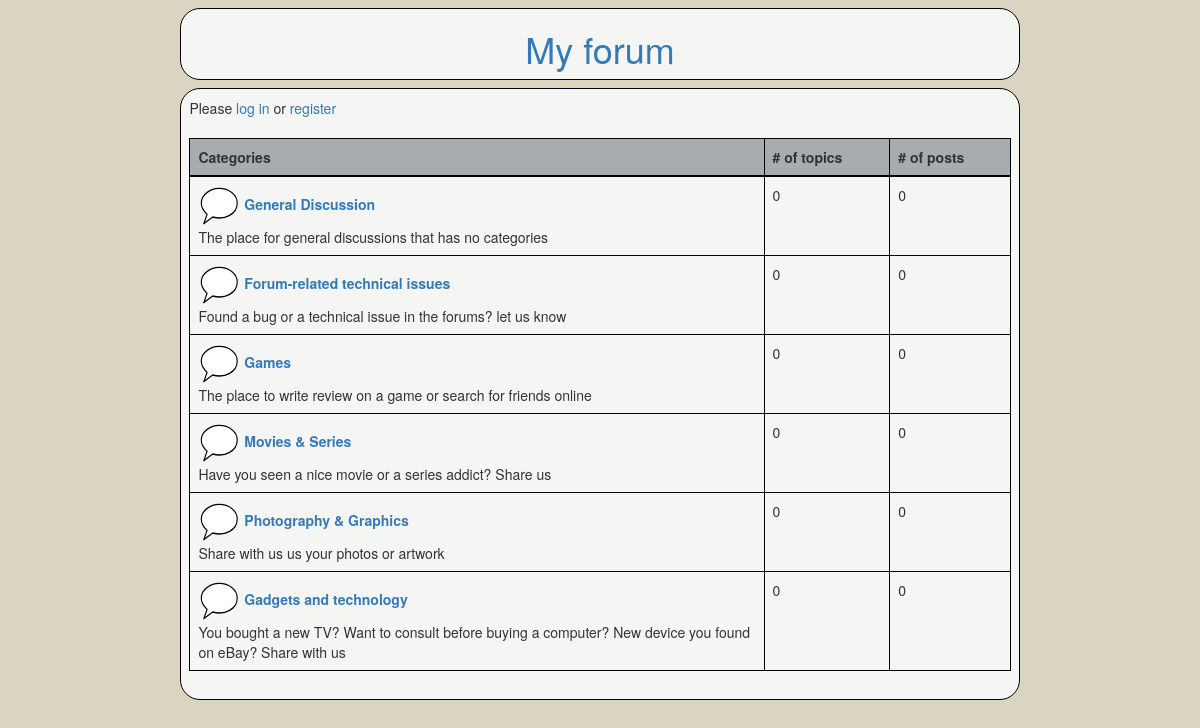
The page / on the database its author committed.
### tables this page shows
CREATE TABLE `categories` (
  `cat_id` int(8) NOT NULL,
  `cat_name` varchar(255) NOT NULL,
  `cat_description` varchar(255) NOT NULL,
  `cat_visible` tinyint(1) NOT NULL DEFAULT '1'
);

### dbmanager.php (called while the page is built, shortened)
<?php
class DBConnection {
    protected static $server = 'localhost';
    protected static $user = 'root';
    protected static $password = '';
    protected static $db = 'myforum';
    protected static $connectionString;
    public static function getServer() {
        return self::$server;
    }
    public static function getUser() {
        return self::$user;
    }
    public static function getPassword() {
        return self::$password;
    }
    public static function getDB() {
        return self::$db;
    }
    public static function getDBConnection() {
        if (!self::$connectionString) {
            self::$connectionString = mysqli_connect(self::getServer(), self::getUser(), self::getPassword());
            $db_selected = mysqli_select_db(self::$connectionString, self::getDB());
        }
        return self::$connectionString;
    }
    public static function _executeSelectQuery($sql) {
        $result = mysqli_query(self::$connectionString, $sql);
        $numResults = mysqli_num_rows($result);
        if ($numResults == 0) {
            return false;
        } else {
            return $result;
        }
    }
}
?>

### utils.php (the view, shortened to what this page needs)
<?php
include_once 'dbmanager.php';
class Utils {
    public static function getCategories() {
        $res = DBConnection::_executeSelectQuery("SELECT * FROM categories WHERE cat_visible = 1");
        if ($res === false) {
            $res = array();
            $res['status'] = 'Error';
            $res['message'] = self::CATEGORIES_NOT_FOUND;
            return $res;
        } else {
            $response = '<table class="table table-bordered"><thead><tr style="background-color:#a7acaf;"><th style = "width:70%;">Categories</th><th># of topics</th><th># of posts</th></tr></thead><tbody>';
            while ($row = mysqli_fetch_array($res)) {
                $num_of_topics = self::_getNumberOfTopics($row['cat_id']);
                $num_of_posts = self::_getNumberOfPostsByCategory($row['cat_id']);
                $response = $response . '<tr><td><img src="assets/Speech_balloon.svg" alt="Smiley face" height="42" width="42"><a href="forum_display.php?id=' . $row['cat_id'] . '"><strong> ' . $row['cat_name'] . '</strong></a><br>' . $row['cat_description'] . '</td>
                    <td>' . $num_of_topics . '</td>
                    <td>' . $num_of_posts . '</td>
                  </tr>';
            }
            $response = $response . '</tbody></table>';
            return $response;
        }
    }
    private static function _getNumberOfTopics($cat_id) {
        $res = DBConnection::_executeSelectQuery("SELECT * FROM topics WHERE topic_cat = '" . $cat_id . "'");
        if ($res === false) {
            return 0;
        } else {
            return mysqli_num_rows($res);
        }
    }
    private static function _getNumberOfPostsByCategory($cat_id) {
        $res = DBConnection::_executeSelectQuery("SELECT * FROM posts, topics WHERE post_topic = topic_id and topic_cat = '" . $cat_id . "'");
        if ($res === false) {
            return 0;
        } else {
            return mysqli_num_rows($res);
        }
    }
}
?>

### header.php (shortened to what this page needs)
<!DOCTYPE html PUBLIC "-//W3C//DTD XHTML 1.0 Strict//EN"
    "http://www.w3.org/TR/xhtml1/DTD/xhtml1-strict.dtd">
<html xmlns="http://www.w3.org/1999/xhtml" xml:lang="en" lang="en">
    <head>
        <link rel="stylesheet" href="style.css" type="text/css">
            <link rel="stylesheet" href="https://maxcdn.bootstrapcdn.com/bootstrap/3.3.7/css/bootstrap.min.css">
                </head>
                <body style='margin-left:15%;margin-right:15%; background-color: #dbd4c0'>
                    <div class='headerClass'>
                        <h1 align="center"><a href="index.php">My forum</a></h1></div>
                    <div class='bodyClass'>

### footer.php (shortened to what this page needs)
</body>
</html>

### index.php (shortened to what this page needs)
<?php
include_once 'dbmanager.php';
include_once 'header.php';
include_once 'footer.php';
include_once 'utils.php';
if ($_SERVER['REQUEST_METHOD'] != 'POST') {
    if (!isset($_SESSION["logged"])) {
        echo 'Please <a href="login.php">log in</a> or <a href="register.php">register</a><br><br>';
    }
    $categories = Utils::getCategories();
    if (is_array($categories) && $categories['status'] === 'Error') {
        Utils::ThrowErrorLog($categories['message']);
    } else {
        echo $categories;
    }
} else {
}
?>

### style.css (style rules this page uses)
.headerClass { border-style: solid; border-color: black; border-width: 1px; border-radius: 20px; margin-top: 1%; margin-bottom: 1%; background-color: #f5f5f3; }
.bodyClass { border-style: solid; border-color: black; border-width: 1px; border-radius: 20px; padding: 1%; margin-bottom: 1%; background-color: #f5f5f3; }
table, th, td { border-color: black !important; }

### rows shown on the page
categories: cat_name "General Discussion", cat_description "The place for general discussions that has no categories"
categories: cat_name "Forum-related technical issues", cat_description "Found a bug or a technical issue in the forums? let us know"
categories: cat_name "Games", cat_description "The place to write review on a game or search for friends online"
categories: cat_name "Movies & Series", cat_description "Have you seen a nice movie or a series addict? Share us"
categories: cat_name "Photography & Graphics", cat_description "Share with us us your photos or artwork"
categories: cat_name "Gadgets and technology", cat_description "You bought a new TV? Want to consult before buying a computer? New device you found on eBay? Share with us"

### other values the page prints
$num_of_topics "0 0 0 0 0 0"
$num_of_posts "0 0 0 0 0 0"
